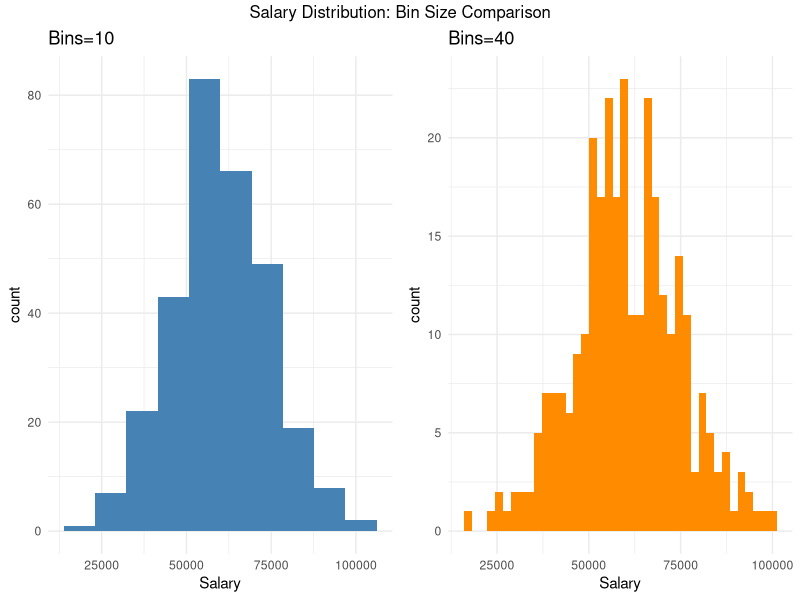

This figure's R source:
library(ggplot2)
library(gridExtra)

set.seed(1)
salary <- rnorm(300, 60000, 15000)
df6 <- data.frame(Salary=salary)

p1 <- ggplot(df6, aes(x=Salary)) +
  geom_histogram(bins=10, fill="steelblue") +
  labs(title="Bins=10") + theme_minimal()

p2 <- ggplot(df6, aes(x=Salary)) +
  geom_histogram(bins=40, fill="darkorange") +
  labs(title="Bins=40") + theme_minimal()

grid.arrange(p1, p2, ncol=2, top="Salary Distribution: Bin Size Comparison")
